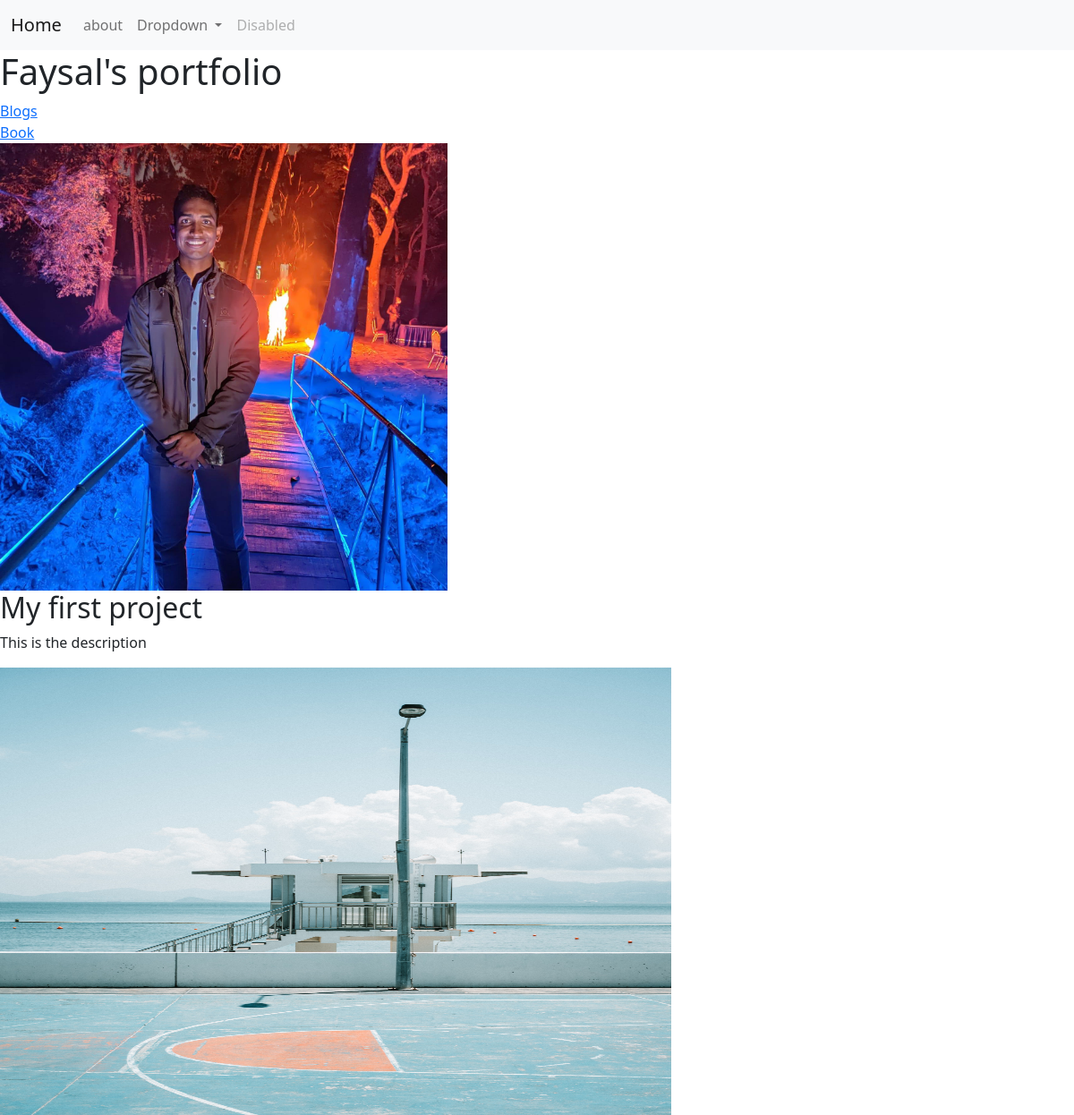
The page / on the database its author committed.
### portfolio/models.py (models this page shows)
class Project(models.Model):
    title = models.CharField(max_length=100)
    discription = models.CharField(max_length=250)
    image = models.ImageField(upload_to='portfolio/images/')
    url  = models.URLField(blank=True)

### portfolio/views.py (the view)
# urls.py: 2. Add a URL to urlpatterns:  path('', views.home, name='home')
def home(request):
    projects = Project.objects.all()
    return render(request, 'portfolio/home.html',{'projects':projects })

### portfolio/templates/portfolio/home.html (shortened to what this page needs)
{% extends 'portfolio/base.html' %}
{% block content %}
    <h1>Faysal's portfolio</h1>
    <a href="{% url 'blog:all_blogs' %}">Blogs</a>
    <br>
    {% load static %}
    <a href="{% static 'portfoli\me-before-you-jojo-moyes.pdf'%}">Book</a><br>
    <img src="{% static 'portfoli\faysa.jpg' %}" height="500" width="500">
    {% for projects in projects %}
    <h2>{{ projects.title }}</h2>
    <p>{{ projects.discription }}</p>
    <img src="{{ projects.image.url }}" alt="" height="500" width="750">
    {% endfor %}
{% endblock %}

### portfolio/templates/portfolio/base.html (shortened to what this page needs)
<!doctype html>
<html lang="en">
  <head>
    <link href="https://cdn.jsdelivr.net/npm/bootstrap@5.0.1/dist/css/bootstrap.min.css" rel="stylesheet">
  </head>
  <body>
    <nav class="navbar navbar-expand-lg navbar-light bg-light">
  <div class="container-fluid">
    <a class="navbar-brand" href="{% url 'home' %}">Home</a>
    <div class="collapse navbar-collapse" id="navbarSupportedContent">
      <ul class="navbar-nav me-auto mb-2 mb-lg-0">
        <li class="nav-item">
          <a class="nav-link" href="{% url 'about' %}">about</a>
        </li>
        <li class="nav-item dropdown">
          <a class="nav-link dropdown-toggle" href="#" id="navbarDropdown" role="button" data-bs-toggle="dropdown" aria-expanded="false">
            Dropdown
          </a>
        </li>
        <li class="nav-item">
          <a class="nav-link disabled" href="#" tabindex="-1" aria-disabled="true">Disabled</a>
        </li>
      </ul>
    </div>
  </div>
</nav>
{% block content %}{% endblock %}
  </body>
</html>

### rows shown on the page
Project: title "My first project", discription "This is the description", image (picture)
